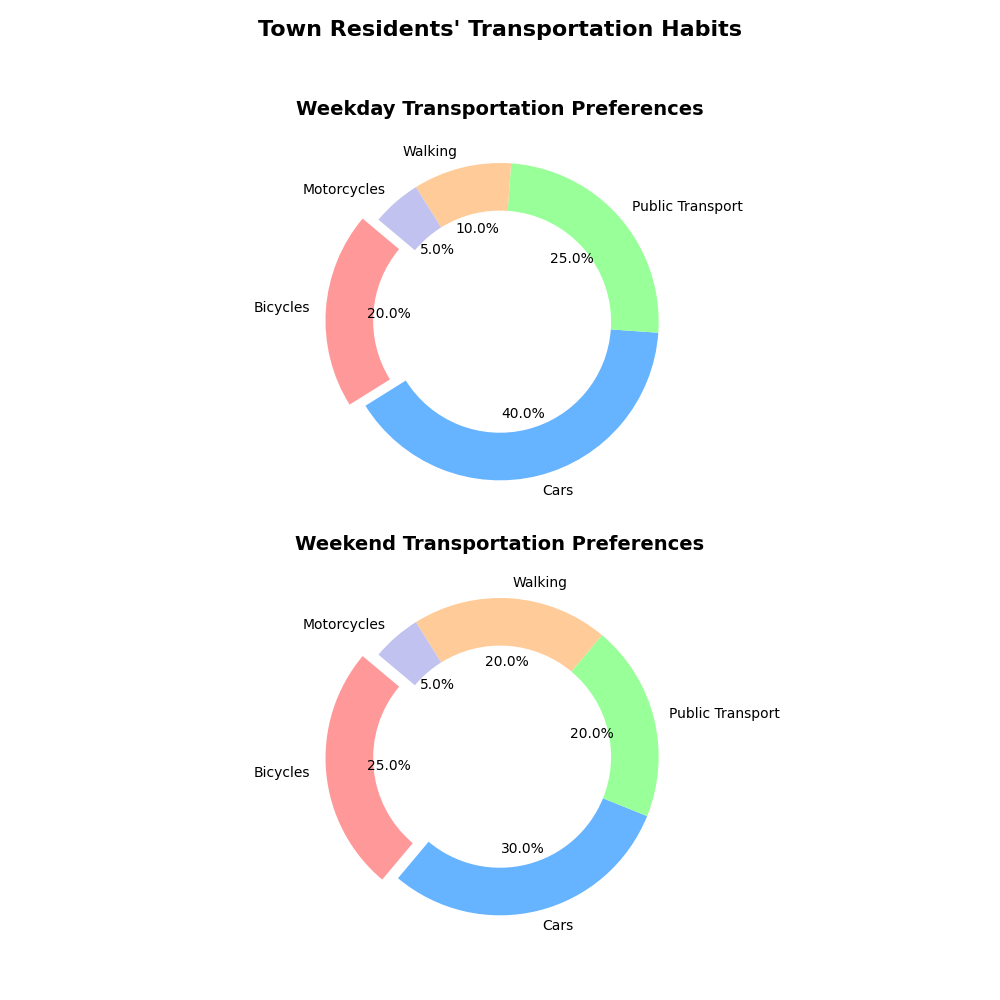

Write the Python code that produced this figure.
import matplotlib.pyplot as plt

modes_of_transport = ['Bicycles', 'Cars', 'Public Transport', 'Walking', 'Motorcycles']
weekday_usage = [20, 40, 25, 10, 5]
weekend_usage = [25, 30, 20, 20, 5]

colors = ['#ff9999', '#66b3ff', '#99ff99', '#ffcc99', '#c2c2f0']
explode = (0.1, 0, 0, 0, 0)

# Modify the subplot arrangement to 2 rows x 1 column
fig, (ax1, ax2) = plt.subplots(2, 1, figsize=(10, 10))

# Plot the weekday donut chart
ax1.pie(
    weekday_usage,
    labels=modes_of_transport,
    autopct='%1.1f%%',
    startangle=140,
    colors=colors,
    explode=explode,
    wedgeprops=dict(width=0.3)
)
ax1.set_title("Weekday Transportation Preferences", fontsize=14, fontweight='bold')

# Plot the weekend donut chart
ax2.pie(
    weekend_usage,
    labels=modes_of_transport,
    autopct='%1.1f%%',
    startangle=140,
    colors=colors,
    explode=explode,
    wedgeprops=dict(width=0.3)
)
ax2.set_title("Weekend Transportation Preferences", fontsize=14, fontweight='bold')

fig.suptitle("Town Residents' Transportation Habits", fontsize=16, fontweight='bold')

plt.tight_layout(rect=[0, 0.03, 1, 0.95])

plt.show()
